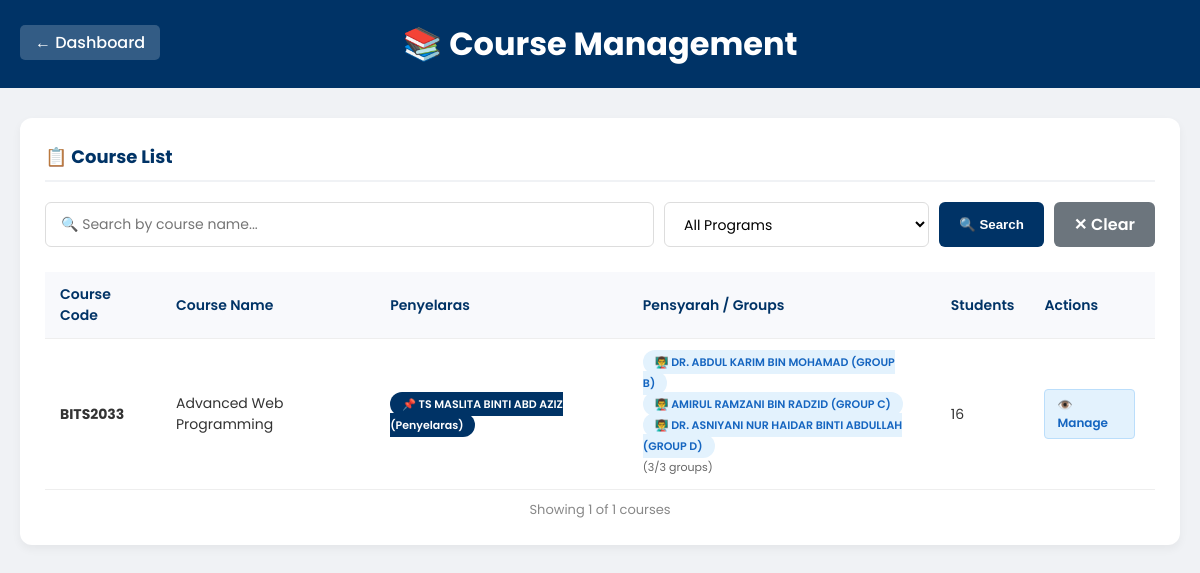
The app's page /course_management.php?program=BITS2033 (signed in) with its own data.
### tables this page shows
CREATE TABLE `class` (
  `class_id` int(11) NOT NULL,
  `class_name` varchar(100) NOT NULL,
  `class_code` varchar(20) NOT NULL,
  `group_name` varchar(50) DEFAULT NULL,
  `max_students` int(11) DEFAULT 50,
  `created_at` timestamp NOT NULL DEFAULT current_timestamp(),
  `coordinator_id` int(11) DEFAULT NULL
);

### course_management.php (the view, shortened to what this page needs)
<?php
include 'includes/config.php';
$search_term = isset($_GET['search']) ? trim($_GET['search']) : '';
$program_filter = isset($_GET['program']) ? trim($_GET['program']) : '';
$page = isset($_GET['page']) ? max(1, (int)$_GET['page']) : 1;
$limit = 5;
$offset = ($page - 1) * $limit;
$where_conditions = [];
if (!empty($program_filter)) {
    $safe_program = mysqli_real_escape_string($conn, $program_filter);
    $where_conditions[] = "c.class_code LIKE '$safe_program%'";
}
$where_clause = "";
if (!empty($where_conditions)) {
    $where_clause = " WHERE " . implode(" AND ", $where_conditions);
}
$count_query = "
    SELECT COUNT(DISTINCT c.class_id) as total
    FROM class c
    $where_clause
";
$count_result = mysqli_query($conn, $count_query);
$total_courses = $count_result->fetch_assoc()['total'];
$query = "
    SELECT DISTINCT c.class_id, c.class_code, c.class_name, c.coordinator_id,
           (SELECT COUNT(*) FROM course_lecturer WHERE class_id = c.class_id AND role = 'pensyarah') as total_pensyarah,
           (SELECT COUNT(*) FROM enrollment WHERE class_id = c.class_id) as total_students,
           COALESCE(
               (SELECT CONCAT(l.full_name, ' (Penyelaras)')
                FROM course_lecturer cl
                JOIN lecturer l ON cl.lecturer_id = l.lecturer_id
                WHERE cl.class_id = c.class_id AND cl.role = 'penyelaras'
                LIMIT 1),
               'Not assigned'
           ) as penyelaras_info,
           (SELECT GROUP_CONCAT(
                CONCAT(l.full_name, ' (', COALESCE(cl.group_name, 'No Group'), ')')
                SEPARATOR ' | '
            ) FROM course_lecturer cl
            JOIN lecturer l ON cl.lecturer_id = l.lecturer_id
            WHERE cl.class_id = c.class_id AND cl.role = 'pensyarah'
           ) as pensyarah_list
    FROM class c
    $where_clause
    ORDER BY c.class_code ASC
    LIMIT $limit OFFSET $offset
";
$courses_result = mysqli_query($conn, $query);
$all_courses = [];
while ($row = mysqli_fetch_assoc($courses_result)) {
    $all_courses[] = $row;
}
?>
<!DOCTYPE html>
<html lang="en">
<head>
</head>
<body>
    <div class="header">
        <a href="admin_dashboard.php" class="back-btn">← Dashboard</a>
        <h1>📚 Course Management</h1>
    </div>
    <div class="container">
        <div class="card">
            <h2>📋 Course List</h2>
            <form action="course_management.php" method="GET" class="search-filter-container">
                <input type="text" name="search" placeholder="🔍 Search by course name..." value="<?php echo htmlspecialchars($search_term); ?>">
                <select name="program">
                    <option value="">All Programs</option>
                </select>
                <button type="submit" class="search-btn">🔍 Search</button>
                <?php if(!empty($search_term) || !empty($program_filter)): ?>
                    <a href="course_management.php" class="clear-btn">✕ Clear</a>
                <?php endif; ?>
            </form>
            <div style="overflow-x: auto;">
                <table>
                    <thead>
                        <tr>
                            <th>Course Code</th>
                            <th>Course Name</th>
                            <th>Penyelaras</th>
                            <th>Pensyarah / Groups</th>
                            <th>Students</th>
                            <th>Actions</th>
                        </tr>
                    </thead>
                    <tbody>
                        <?php if(count($all_courses) > 0): ?>
                            <?php foreach($all_courses as $course): ?>
                                <tr>
                                    <td><strong><?php echo htmlspecialchars($course['class_code']); ?></strong></td>
                                    <td><?php echo htmlspecialchars($course['class_name']); ?></td>
                                    <td>
                                        <?php if($course['penyelaras_info'] && $course['penyelaras_info'] != 'Not assigned'): ?>
                                            <span class="badge-penyelaras">📌 <?php echo htmlspecialchars($course['penyelaras_info']); ?></span>
                                        <?php else: ?>
                                            <span style="color: #999; font-size: 12px;">⚠️ No coordinator assigned</span>
                                        <?php endif; ?>
                                    </td>
                                    <td>
                                        <?php if($course['pensyarah_list']): ?>
                                            <?php foreach(explode(' | ', $course['pensyarah_list']) as $p): ?>
                                                <span class="badge-pensyarah">👨‍🏫 <?php echo htmlspecialchars($p); ?></span>
                                                <br>
                                            <?php endforeach; ?>
                                            <span style="font-size: 11px; color: #666;">(<?php echo $course['total_pensyarah']; ?>/3 groups)</span>
                                        <?php else: ?>
                                            <span style="color: #999; font-size: 12px;">No pensyarah assigned</span>
                                        <?php endif; ?>
                                    </td>
                                    <td><?php echo $course['total_students']; ?></td>
                                    <td>
                                        <a href="course_management.php?view_id=<?php echo $course['class_id']; ?>&search=<?php echo urlencode($search_term); ?>&program=<?php echo urlencode($program_filter); ?>&page=<?php echo $page; ?>" class="action-btn btn-view">👁️ Manage</a>
                                    </td>
                                </tr>
                            <?php endforeach; ?>
                        <?php endif; ?>
                    </tbody>
                </table>
            </div>
            <div class="result-count">
                Showing <?php echo count($all_courses); ?> of <?php echo $total_courses; ?> courses
            </div>
        </div>
    </div>
</body>
</html>

### course_management.php (style rules this page uses)
* { margin: 0; padding: 0; box-sizing: border-box; }
body { font-family: 'Poppins', sans-serif; background: #f0f2f5; color: #333; }
.header { background: #003366; color: white; padding: 20px; text-align: center; position: relative; }
.back-btn { position: absolute; left: 20px; top: 25px; color: white; text-decoration: none; font-weight: 500; background: rgba(255,255,255,0.2); padding: 5px 15px; border-radius: 5px; }
.container { max-width: 1200px; margin: 30px auto; padding: 0 20px; }
.card { background: white; border-radius: 12px; padding: 25px; box-shadow: 0 4px 10px rgba(0,0,0,0.05); margin-bottom: 30px; }
.card h2 { font-size: 18px; color: #003366; margin-bottom: 20px; border-bottom: 2px solid #f0f2f5; padding-bottom: 10px; }
.badge-penyelaras { background: #003366; color: white; padding: 4px 12px; border-radius: 20px; font-size: 11px; font-weight: 600; }
.badge-pensyarah { background: #e3f2fd; color: #1565c0; padding: 4px 12px; border-radius: 20px; font-size: 11px; font-weight: 600; }
.search-filter-container { display: flex; gap: 10px; margin-bottom: 15px; flex-wrap: wrap; }
.search-filter-container input[type="text"] { flex: 2; min-width: 200px; padding: 10px 15px; border: 1px solid #ddd; border-radius: 6px; font-family: inherit; font-size: 14px; }
.search-filter-container select { padding: 10px 15px; border: 1px solid #ddd; border-radius: 6px; font-family: inherit; font-size: 14px; background: white; min-width: 150px; cursor: pointer; }
.search-btn { background: #003366; color: white; border: none; padding: 10px 20px; border-radius: 6px; cursor: pointer; font-weight: 600; white-space: nowrap; }
.clear-btn { background: #6c757d; color: white; border: none; padding: 10px 20px; border-radius: 6px; cursor: pointer; font-weight: 600; text-decoration: none; white-space: nowrap; }
.result-count { text-align: center; font-size: 13px; color: #888; margin-top: 10px; }
table { width: 100%; border-collapse: collapse; margin-top: 10px; }
th, td { padding: 12px 15px; text-align: left; border-bottom: 1px solid #eee; font-size: 14px; }
th { background: #f8f9fc; color: #003366; font-weight: 600; }
.action-btn { padding: 6px 12px; border-radius: 4px; text-decoration: none; font-size: 12px; font-weight: 600; margin-right: 5px; display: inline-block; }
.btn-view { background: #e3f2fd; color: #1565c0; border: 1px solid #bbdefb; }

### records on screen
class: class_code "BITS2033", class_name "Advanced Web Programming", penyelaras_info "TS MASLITA BINTI ABD AZIZ (Penyelaras)", p "DR. ABDUL KARIM BIN MOHAMAD (GROUP B)", p "AMIRUL RAMZANI BIN RADZID (GROUP C)", p "DR. ASNIYANI NUR HAIDAR BINTI ABDULLAH (GROUP D)", total_pensyarah "3", total_students "16"

### other values on screen
count($all_courses) "1"
$total_courses "1"
